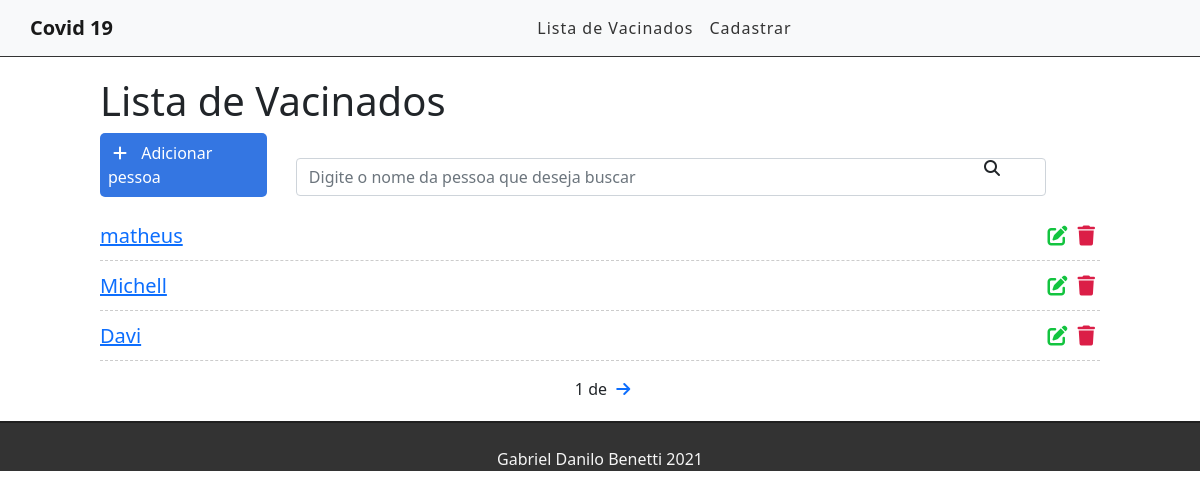
Before: / with the older database file.
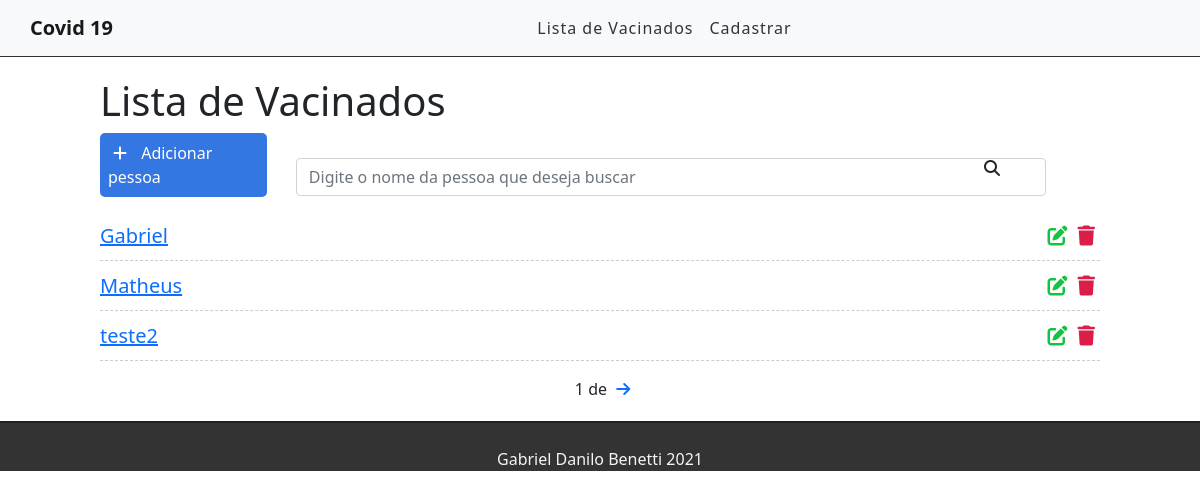
After: the same page with the newer database file.
### cadastro/models.py (models this page shows, shortened)
class Cadastro(models.Model):
    nome = models.CharField('Nome',max_length=255)
    idade = models.CharField('Idade', max_length=255)
    data = models.CharField('Data', max_length=255)
    numero_da_dose = models.CharField('Numero da Dose', max_length=255)
    created_at = models.DateTimeField(auto_now_add=True)
    updated_at = models.DateTimeField(auto_now=True)

### cadastro/views.py (the view)
# urls.py: path('', views.listaVacinados, name='vacinados-list'),
def listaVacinados(request):
    cadastro_list = Cadastro.objects.all().order_by('-created_at')
    paginator = Paginator(cadastro_list, 3)
    page = request.GET.get('page')
    cadastro = paginator.get_page(page)
    return render(request, 'cadastro/list.html', {'cadastro' : cadastro} )

### cadastro/templates/cadastro/list.html (shortened to what this page needs)
{% extends 'base.html' %}
{% block content %}
<div class="offset-1 col-10 list-div">
    <h1>Lista de Vacinados</h1>
    <a id="add-link" href="novocadastro/">
        <div class="col-2 add-div">
            <i class="fas fa-plus"></i> Adicionar pessoa
        </div>
    </a>
    <div class="col-9 search-div">
        <input class="form-control" type="text" id="search" name="search" placeholder="Digite o nome da pessoa que deseja buscar">
        <i class="fas fa-search"></i>
    </div>
    <ul class="vacinados-list">
        {% for cadastro in cadastro%}
        <li class="vacinados-item">
            <span><a href="/cadastro/{{cadastro.id}}">{{cadastro.nome}}</a></span>
            <a href="/delete/{{cadastro.id}}" class="delete-btn"><span><i class="fas fa-trash"></i></span></a>
            <a href="/edit/{{cadastro.id}}"><span><i class="fas fa-edit"></i></span></a>
        </li>
        {% endfor %}
    </ul>
    <div class="pagination">
        <span class="step-links">
            <span class="current">
                {{ cadastro.number }} de {{ cadastro.paginatior.num_pages}}
            </span>
            {% if cadastro.has_next %}
                <a href="?page={{ cadastro.next_page_number }}"><i class="fas fa-arrow-right"></i></a>
            {% endif %}
        </span>
    </div>
</div>
{% endblock %}

### cadastro/templates/base.html (shortened to what this page needs)
{% load static %}
<!DOCTYPE html>
<html lang="en">
<head>
    <link rel="stylesheet" href="https://cdn.jsdelivr.net/npm/bootstrap@5.0.1/dist/css/bootstrap.min.css">
    <link rel="stylesheet" href="{% static 'css/style.css' %}">
</head>
<body>
    <div class="container-fluid">
        <nav class="navbar navbar-expand-lg navbar-light bg-light">
            <a class="navbar-brand" href="/">Covid 19</a>
            <div class="collapse navbar-collapse" id="navbarSupportedContent">
                <ul class="navbar-nav me-auto mb-2 mb-lg-0">
                    <li class="nav-item">
                        <a class="nav-link" href="/">Lista de Vacinados</a>
                    </li>
                    <li class="nav-item">
                            <a class="nav-link" href="#">Cadastrar</a>
                        </li>
                </ul>
            </div>
        </nav>
        {% block content %}
        {% endblock %}
        <footer>
            <p>Gabriel Danilo Benetti 2021</p>
        </footer>
    </div>
</body>
</html>

### cadastro/static/css/style.css (style rules this page uses)
.container-fluid { padding: 0; }
.navbar { border-bottom: 1px solid #333; margin-bottom: 20px; }
.navbar-nav { margin: auto; }
.navbar-brand { font-weight: bold; margin-left: 30px; }
.navbar-light .navbar-nav a.nav-link { color: #333; letter-spacing: 1px; }
#add-link { text-decoration: none; }
.add-div { background-color: #3476e2; cursor: pointer; display: inline-block; color: #FFF; padding: 8px; border-radius: 5px; margin-right: 25px; }
.fas.fa-plus { color: #FFF; margin-right: 10px; margin-left: 5px; }
.fas.fa-search { position: absolute; top: 160px; right: 200px; cursor: pointer; }
.search-div { padding: 0; margin-top: 15px; margin-bottom: 15px; display: inline-block; }
.list-div { padding: 0; }
.vacinados-list { padding-left: 0; }
.vacinados-item { list-style: none; font-size: 20px; height: 50px; padding-top: 10px; border-bottom: 1px dashed #CCC; }
.fas.fa-trash { color: #db1e47; cursor: pointer; margin: 5px; font-size: 20px; float: right; }
.fas.fa-edit { color: #13c43f; cursor: pointer; margin: 5px; font-size: 20px; float: right; }
footer { background-color: #333; height: 50px; border-top: 2px solid #202020; }
footer p { color: #f5f5f5; text-align: center; top: 50%; position: relative; }
.pagination { margin-bottom: 20px; }
.step-links { position: relative; margin-left: auto; margin-right: auto; }
.step-links .current { margin-left: 5px; margin-right: 5px; }

Changed rows visible on the page:
removed Cadastro: nome "matheus"
removed Cadastro: nome "Michell"
removed Cadastro: nome "Davi"
added Cadastro: nome "Gabriel"
added Cadastro: nome "Matheus"
added Cadastro: nome "teste2"
